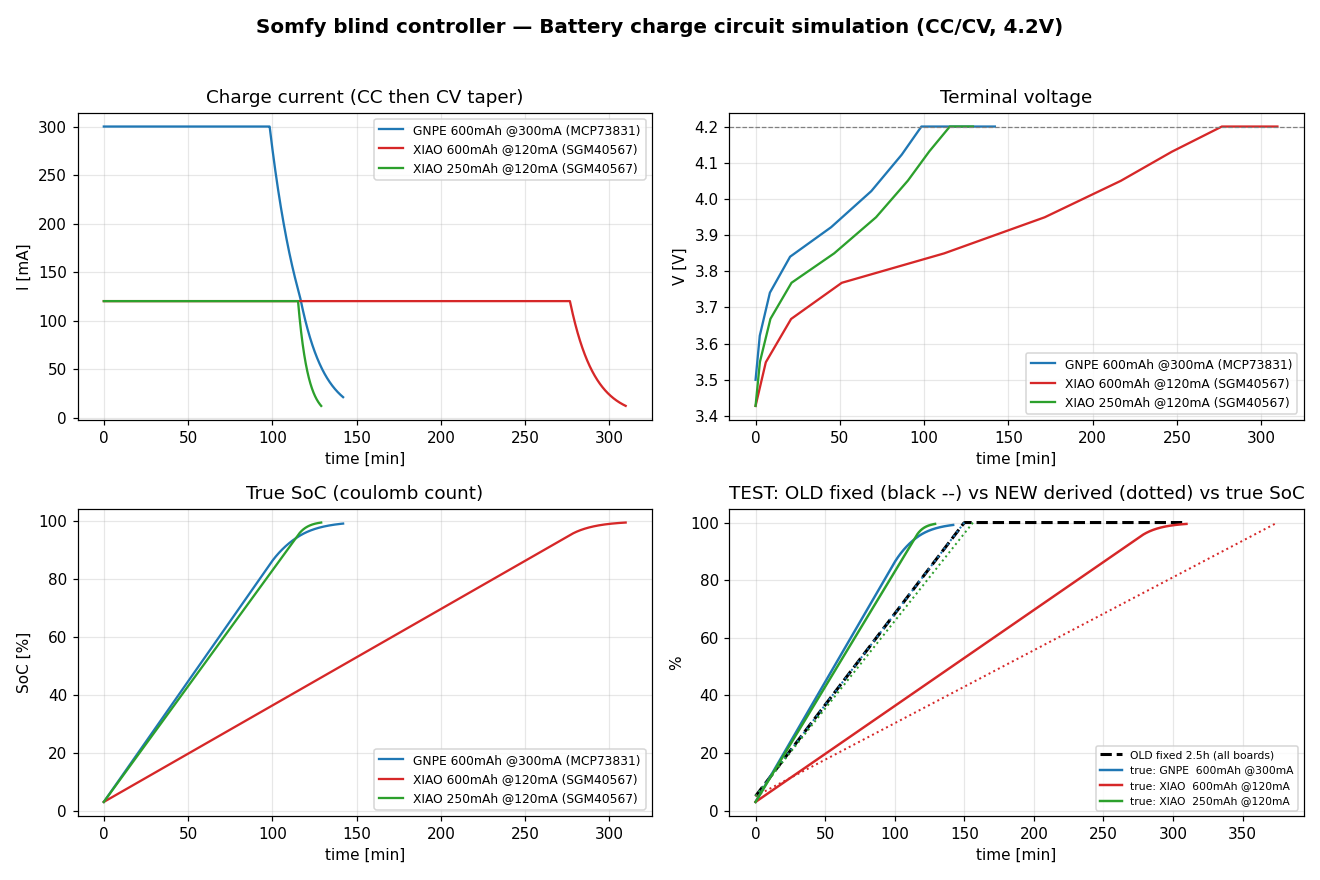

This figure's Python source:
#!/usr/bin/env python3
# -*- coding: utf-8 -*-
"""
배터리 충전 회로 가상 시뮬레이션 + 펌웨어 충전 추정 로직 테스트
==================================================================
이 프로젝트의 실제 충전 회로를 물리 모델로 시뮬레이션하고, 펌웨어
(`somfy_app.c::_estimate_battery_percent`)의 충전량 추정 휴리스틱을
검증한다. 하드웨어 없이 동작(가상).

모델
----
1) 단셀 Li-ion(LiPo) 셀  : 용량 Q[mAh], OCV(SoC) 곡선, 등가 충전 과전압 저항 R_eff.
2) 선형 충전 IC(CC/CV)   : MCP73831(GNPE) / SGM40567-4.2(XIAO).
     - CC: 정전류 I_chg (단자전압 < 4.2V 동안)
     - CV: 단자전압 4.2V 고정, 전류 점감 → I_term 도달 시 종료(완충)
     - STAT: 충전 중 LOW(active), 완충 시 HIGH(open-drain 해제)
3) 쿨롱 카운팅으로 '실제 SoC' 계산 → 펌웨어 시간기반 추정과 비교.

보드별 실제 사양(보드 헤더/펌웨어 주석 기준)
  - GNPE  : MCP73831, 600 mAh, 300 mA(0.5C), STAT=active-LOW(IO3, GPIO 読取 가능)
  - XIAO  : SGM40567-4.2, 120 mA(R10=200K), 4.2V 컷오프, NCHG=LED 전용(GPIO 불가)
  - 펌웨어: CHG_FULL_DURATION = 2.5h, 5%→100% 선형(ADC 없음)
"""
import os
import sys
import csv
try:
    sys.stdout.reconfigure(encoding="utf-8")   # Windows cp949 콘솔에서도 한글/기호 출력
except Exception:
    pass
import numpy as np
import matplotlib
matplotlib.use("Agg")               # 디스플레이 없이 PNG 저장
import matplotlib.pyplot as plt

HERE = os.path.dirname(os.path.abspath(__file__))

# ── 펌웨어 상수 (somfy_app.c 와 일치) ────────────────────────────────
FW_OLD_FULL_MIN = 150.0   # (구) 고정 CHG_FULL_DURATION = 150 min (2.5 h)
FW_START_PCT    = 5.0      # 충전 시작 초기값
FW_FULL_PCT     = 100.0
FW_CV_OVERHEAD  = 1.25     # CV 단계 보정 ×5/4 (somfy_app.c 와 동일)

def fw_full_min(q_mah, i_chg):
    """(신) 보드파생 완충시간[min] = (용량/충전전류) h × 1.25.
       somfy_app.c 의 CHG_FULL_DURATION_MS = BATT_MAH*3600000/CHG_MA*5/4 와 동일."""
    return (q_mah / i_chg) * 60.0 * FW_CV_OVERHEAD

def fw_estimate_pct(t_min, full_min):
    """펌웨어 _estimate_battery_percent() — 시간기반 선형 추정(완충시간 인자화)."""
    p = FW_START_PCT + (FW_FULL_PCT - FW_START_PCT) * (np.asarray(t_min) / full_min)
    return np.clip(p, FW_START_PCT, FW_FULL_PCT)

# ── 단셀 Li-ion OCV(SoC) 곡선 (대표적 LiCoO2 LiPo) ───────────────────
_SOC_PTS = np.array([0, 5, 10, 20, 40, 60, 75, 85, 95, 100]) / 100.0
_OCV_PTS = np.array([3.20, 3.50, 3.62, 3.72, 3.80, 3.90, 4.00, 4.08, 4.15, 4.20])

def ocv(soc):
    return float(np.interp(soc, _SOC_PTS, _OCV_PTS))

V_REG = 4.20            # 충전 조정전압 (4.2V 셀)

# ── 충전 회로 구성 (보드별) ──────────────────────────────────────────
CONFIGS = [
    dict(key="gnpe",  name="GNPE  600mAh @300mA (MCP73831)",
         q_mah=600, i_chg=300, iterm_frac=0.07, r_eff=0.40,
         stat="active-LOW (IO3, GPIO 読取 가능)"),
    dict(key="xiao600", name="XIAO  600mAh @120mA (SGM40567)",
         q_mah=600, i_chg=120, iterm_frac=0.10, r_eff=0.40,
         stat="NCHG = LED 전용 (GPIO 불가)"),
    dict(key="xiao250", name="XIAO  250mAh @120mA (SGM40567)",
         q_mah=250, i_chg=120, iterm_frac=0.10, r_eff=0.40,
         stat="NCHG = LED 전용 (GPIO 불가)"),
]

def simulate(cfg, dt_s=5.0, soc0=0.03, t_max_h=12.0):
    """CC/CV 선형 충전 시간영역 시뮬레이션. 각 스텝의 상태+인가전류 기록."""
    q     = cfg["q_mah"]
    i_chg = cfg["i_chg"]
    i_term = cfg["iterm_frac"] * i_chg
    r     = cfg["r_eff"]

    t, soc, I, V, ph, stat = [], [], [], [], [], []
    cur, tt = soc0, 0.0
    while tt <= t_max_h * 3600.0:
        o = ocv(cur)
        # IR 강하는 전류[A]×저항[Ω] = V. 전류는 mA 로 들고다니므로 /1000.
        v_cc = o + (i_chg / 1000.0) * r      # CC 가정 시 단자전압
        if v_cc < V_REG:                     # ── CC 단계
            i, v, phase = i_chg, v_cc, "CC"
        else:                                # ── CV 단계 (4.2V 고정)
            i = min(i_chg, max(0.0, (V_REG - o) / r * 1000.0))   # → mA
            v, phase = V_REG, "CV"
        charging = not (phase == "CV" and i <= i_term and cur > 0.5)

        t.append(tt / 60.0)                  # 분
        soc.append(cur * 100.0)              # %
        I.append(i); V.append(v); ph.append(phase)
        stat.append(0 if charging else 1)    # STAT: 0=LOW(충전중), 1=HIGH(완충)

        if not charging:                     # 완충 → 종료
            break
        cur = min(1.0, cur + i * (dt_s / 3600.0) / q)   # 쿨롱 적산
        tt += dt_s

    return dict(t=np.array(t), soc=np.array(soc), I=np.array(I),
                V=np.array(V), phase=ph, stat=np.array(stat),
                i_term=i_term, cfg=cfg)

# ── 시뮬레이션 실행 ──────────────────────────────────────────────────
results = [simulate(c) for c in CONFIGS]

# ── 콘솔 리포트 + 테스트(PASS/WARN/FAIL) ─────────────────────────────
def fmt_min(m):
    return f"{int(m//60)}h{int(m%60):02d}m"

print("=" * 74)
print(" 배터리 충전 회로 시뮬레이션 — CC/CV 선형 충전 (V_reg=4.20V)")
print("=" * 74)

all_pass = True
test_rows = []
for r in results:
    cfg = r["cfg"]
    t, soc, I, V, ph = r["t"], r["soc"], r["I"], r["V"], r["phase"]
    # 주요 지표
    cc_mask = np.array([p == "CC" for p in ph])
    _cv = np.where(~cc_mask)[0]
    cv_start_idx = int(_cv[0]) if _cv.size else len(t) - 1
    t_cc_end = t[cv_start_idx]
    soc_cc_end = soc[cv_start_idx]
    t_term = t[-1]
    soc_full = soc[-1]
    # 펌웨어 추정: (구) 고정 2.5h  vs  (신) 보드파생 완충시간
    full_new = fw_full_min(cfg["q_mah"], cfg["i_chg"])
    err_old_max = float(np.abs(fw_estimate_pct(t, FW_OLD_FULL_MIN) - soc).max())
    err_new_max = float(np.abs(fw_estimate_pct(t, full_new) - soc).max())
    soc_at_old = float(np.interp(FW_OLD_FULL_MIN, t, soc))  # 구: 150min 시점 실제 SoC
    soc_at_new = float(np.interp(full_new, t, soc))         # 신: 파생 완충시점 실제 SoC

    print(f"\n● {cfg['name']}")
    print(f"   CC→CV 전환 : {fmt_min(t_cc_end)}  (SoC {soc_cc_end:4.1f}%)")
    print(f"   완충(종료) : {fmt_min(t_term)}  (SoC {soc_full:4.1f}%, I_term {r['i_term']:.0f}mA)")
    print(f"   STAT       : {cfg['stat']}")
    print(f"   펌웨어 추정 vs 실제 SoC:")
    print(f"     · (구) 고정 2.5h  : 150min 에 100% 표시 → 실제 {soc_at_old:5.1f}%  (최대오차 {err_old_max:4.1f}%p)")
    print(f"     · (신) 파생 {full_new:3.0f}min : 완충시점 실제 {soc_at_new:5.1f}%  (최대오차 {err_new_max:4.1f}%p)")

    # ── 회로 정합성 테스트 ──
    def chk(name, ok):
        global all_pass
        all_pass = all_pass and ok
        print(f"     [{'PASS' if ok else 'FAIL'}] {name}")
        return ok
    cc_i = I[cc_mask]
    chk("CC 단계 전류 = I_chg(±2%)",
        cc_i.size == 0 or np.all(np.abs(cc_i - cfg["i_chg"]) <= 0.02 * cfg["i_chg"]))
    chk("단자전압 ≤ 4.2V(+20mV)", np.all(V <= V_REG + 0.02))
    chk("SoC 단조 증가", np.all(np.diff(soc) >= -1e-9))
    chk("완충 SoC ≥ 98%", soc_full >= 98.0)
    chk("CV 종료전류 ≤ I_term", I[-1] <= r["i_term"] + 1e-6)

    # ── 펌웨어 휴리스틱 정확도 판정 (신 보드파생 기준) ──
    if soc_at_new >= 90:
        verdict = "PASS  (보드파생 추정이 실제와 정합)"
    elif soc_at_new >= 70:
        verdict = "WARN  (다소 과대추정 — 표시용이라 안전엔 무관)"
    else:
        verdict = "FAIL  (BOARD_BATT_MAH/CHG_MA 가 실제 셀과 불일치)"
        all_pass = False
    old_verd = "OK" if soc_at_old >= 90 else ("WARN" if soc_at_old >= 70 else "FAIL")
    print(f"   ▶ 판정: (구)고정 → {old_verd}  /  (신)보드파생 → {verdict}")
    test_rows.append((cfg["name"], soc_at_old, full_new, soc_at_new, verdict.split()[0]))

print("\n" + "=" * 74)
print(f" 종합: {'전체 PASS' if all_pass else '일부 FAIL/WARN — 아래 표 참고'}")
print("=" * 74)
print(" 구성                              구:150m실제   신:완충   신:완충시점실제   판정")
for name, socold, fnew, socnew, verd in test_rows:
    print(f" {name:32s} {socold:8.1f}%   {fnew:5.0f}m   {socnew:10.1f}%   {verd:>4s}")

# ── CSV(GNPE 기준 시계열) ────────────────────────────────────────────
csv_path = os.path.join(HERE, "battery_charge_gnpe.csv")
g = results[0]
with open(csv_path, "w", newline="", encoding="utf-8") as f:
    w = csv.writer(f)
    w.writerow(["t_min", "SoC_true_%", "I_mA", "Vterm_V", "phase",
                "STAT", "fw_old_%", "fw_new_%"])
    g_full_new = fw_full_min(g["cfg"]["q_mah"], g["cfg"]["i_chg"])
    fw_old = fw_estimate_pct(g["t"], FW_OLD_FULL_MIN)
    fw_new = fw_estimate_pct(g["t"], g_full_new)
    for i in range(len(g["t"])):
        w.writerow([f"{g['t'][i]:.3f}", f"{g['soc'][i]:.2f}", f"{g['I'][i]:.1f}",
                    f"{g['V'][i]:.4f}", g["phase"][i], g["stat"][i],
                    f"{fw_old[i]:.1f}", f"{fw_new[i]:.1f}"])

# ── 그래프(PNG) ──────────────────────────────────────────────────────
fig, ax = plt.subplots(2, 2, figsize=(12, 8))
fig.suptitle("Somfy blind controller — Battery charge circuit simulation (CC/CV, 4.2V)",
             fontsize=13, fontweight="bold")
colors = ["#1f77b4", "#d62728", "#2ca02c"]

for r, c in zip(results, colors):
    lbl = r["cfg"]["name"].replace("  ", " ")
    ax[0, 0].plot(r["t"], r["I"], c, label=lbl)
    ax[0, 1].plot(r["t"], r["V"], c, label=lbl)
    ax[1, 0].plot(r["t"], r["soc"], c, label=lbl)

ax[0, 0].set(title="Charge current (CC then CV taper)", xlabel="time [min]", ylabel="I [mA]")
ax[0, 0].grid(alpha=0.3); ax[0, 0].legend(fontsize=8)
ax[0, 1].set(title="Terminal voltage", xlabel="time [min]", ylabel="V [V]")
ax[0, 1].axhline(4.2, ls="--", c="gray", lw=0.8); ax[0, 1].grid(alpha=0.3); ax[0, 1].legend(fontsize=8)
ax[1, 0].set(title="True SoC (coulomb count)", xlabel="time [min]", ylabel="SoC [%]")
ax[1, 0].grid(alpha=0.3); ax[1, 0].legend(fontsize=8)

# 펌웨어 추정 vs 실제 SoC (핵심 테스트): OLD 고정 2.5h  vs  NEW 보드파생
tmax = max(r["t"][-1] for r in results)
tg = np.linspace(0, tmax, 400)
ax[1, 1].plot(tg, fw_estimate_pct(tg, FW_OLD_FULL_MIN), "k--", lw=2,
              label="OLD fixed 2.5h (all boards)")
for r, c in zip(results, colors):
    nm = r["cfg"]["name"].split("(")[0].strip()
    full_new = fw_full_min(r["cfg"]["q_mah"], r["cfg"]["i_chg"])
    tt = np.linspace(0, max(r["t"][-1], full_new), 200)
    ax[1, 1].plot(r["t"], r["soc"], c, lw=1.6, label="true: " + nm)
    ax[1, 1].plot(tt, fw_estimate_pct(tt, full_new), c, ls=":", lw=1.3)  # NEW 보드파생
ax[1, 1].set(title="TEST: OLD fixed (black --) vs NEW derived (dotted) vs true SoC",
             xlabel="time [min]", ylabel="%")
ax[1, 1].grid(alpha=0.3); ax[1, 1].legend(fontsize=7)

plt.tight_layout(rect=[0, 0, 1, 0.96])
png_path = os.path.join(HERE, "battery_charge_sim.png")
plt.savefig(png_path, dpi=110)
print(f"\n그래프 저장: {os.path.relpath(png_path, os.path.dirname(HERE))}")
print(f"CSV   저장: {os.path.relpath(csv_path, os.path.dirname(HERE))}")
